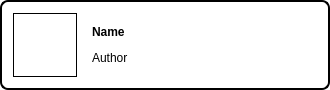
<?xml version="1.0" encoding="UTF-8"?>
<ui version="4.0">
 <class>ThemeWidget</class>
 <widget class="QFrame" name="ThemeWidget">
  <property name="geometry">
   <rect>
    <x>0</x>
    <y>0</y>
    <width>330</width>
    <height>86</height>
   </rect>
  </property>
  <property name="sizePolicy">
   <sizepolicy hsizetype="MinimumExpanding" vsizetype="Fixed">
    <horstretch>0</horstretch>
    <verstretch>0</verstretch>
   </sizepolicy>
  </property>
  <property name="minimumSize">
   <size>
    <width>0</width>
    <height>0</height>
   </size>
  </property>
  <property name="maximumSize">
   <size>
    <width>16777215</width>
    <height>86</height>
   </size>
  </property>
  <property name="cursor">
   <cursorShape>ArrowCursor</cursorShape>
  </property>
  <property name="windowTitle">
   <string>Frame</string>
  </property>
  <property name="styleSheet">
   <string notr="true">QPushButton
{
border-color: rgba(255, 255, 255, 0);
background-color: white;
border-radius: 4px;
}
QPushButton:hover
{
	background-color: rgba(167, 240, 255, 128);
}
QPushButton:pressed
{
	background-color: rgba(167, 240, 255, 192);
}

QFrame#ThemeWidget
{
border: 1px solid black;
border-radius: 8px;
background-color: white;
border-width: 2px;
}</string>
  </property>
  <property name="frameShape">
   <enum>QFrame::Box</enum>
  </property>
  <layout class="QHBoxLayout" name="horizontalLayout">
   <item>
    <widget class="QLabel" name="label_pix">
     <property name="sizePolicy">
      <sizepolicy hsizetype="Fixed" vsizetype="Fixed">
       <horstretch>0</horstretch>
       <verstretch>0</verstretch>
      </sizepolicy>
     </property>
     <property name="minimumSize">
      <size>
       <width>64</width>
       <height>64</height>
      </size>
     </property>
     <property name="maximumSize">
      <size>
       <width>64</width>
       <height>64</height>
      </size>
     </property>
     <property name="styleSheet">
      <string notr="true">border : 1px solid black;</string>
     </property>
     <property name="text">
      <string/>
     </property>
    </widget>
   </item>
   <item>
    <widget class="QWidget" name="widget" native="true">
     <property name="styleSheet">
      <string notr="true">border: 0px; background-color: rgba(0, 0, 0, 0)</string>
     </property>
     <layout class="QVBoxLayout" name="verticalLayout">
      <item>
       <widget class="QLabel" name="name">
        <property name="styleSheet">
         <string notr="true">border: 0px; background-color: rgba(0, 0, 0, 0); font-weight: bold
</string>
        </property>
        <property name="text">
         <string>Name</string>
        </property>
       </widget>
      </item>
      <item>
       <widget class="QLabel" name="author">
        <property name="text">
         <string>Author</string>
        </property>
       </widget>
      </item>
     </layout>
    </widget>
   </item>
   <item>
    <spacer name="horizontalSpacer_2">
     <property name="orientation">
      <enum>Qt::Horizontal</enum>
     </property>
     <property name="sizeHint" stdset="0">
      <size>
       <width>40</width>
       <height>20</height>
      </size>
     </property>
    </spacer>
   </item>
   <item>
    <widget class="QPushButton" name="pushButton_forumURL">
     <property name="sizePolicy">
      <sizepolicy hsizetype="Fixed" vsizetype="Fixed">
       <horstretch>0</horstretch>
       <verstretch>0</verstretch>
      </sizepolicy>
     </property>
     <property name="minimumSize">
      <size>
       <width>32</width>
       <height>64</height>
      </size>
     </property>
     <property name="styleSheet">
      <string notr="true">QPushButton
{
	border-color: rgba(255, 255, 255, 0);
}
QPushButton:hover
{
	background-color: rgba(167, 240, 255, 128);
}
QPushButton:pressed
{
	background-color: rgba(167, 240, 255, 192);
}</string>
     </property>
     <property name="text">
      <string/>
     </property>
     <property name="icon">
      <iconset resource="../resources/icons.qrc">
       <normaloff>:/resources/colored/colored/link.svg</normaloff>:/resources/colored/colored/link.svg</iconset>
     </property>
     <property name="iconSize">
      <size>
       <width>32</width>
       <height>32</height>
      </size>
     </property>
    </widget>
   </item>
   <item>
    <widget class="QPushButton" name="pushButton">
     <property name="sizePolicy">
      <sizepolicy hsizetype="Fixed" vsizetype="Fixed">
       <horstretch>0</horstretch>
       <verstretch>0</verstretch>
      </sizepolicy>
     </property>
     <property name="minimumSize">
      <size>
       <width>32</width>
       <height>64</height>
      </size>
     </property>
     <property name="styleSheet">
      <string notr="true">QPushButton
{
	border-color: rgba(255, 255, 255, 0);
}
QPushButton:hover
{
	background-color: rgba(167, 240, 255, 128);
}
QPushButton:pressed
{
	background-color: rgba(167, 240, 255, 192);
}</string>
     </property>
     <property name="text">
      <string/>
     </property>
     <property name="icon">
      <iconset>
       <normalon>:/resources/colored/colored/download.svg</normalon>
      </iconset>
     </property>
     <property name="iconSize">
      <size>
       <width>32</width>
       <height>32</height>
      </size>
     </property>
    </widget>
   </item>
  </layout>
 </widget>
 <resources>
  <include location="../resources/icons.qrc"/>
 </resources>
 <connections/>
</ui>
